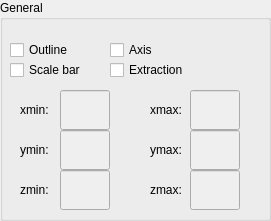
            <widget class="QGroupBox" name="groupBox_2">
             <property name="geometry">
              <rect>
               <x>0</x>
               <y>10</y>
               <width>271</width>
               <height>221</height>
              </rect>
             </property>
             <property name="minimumSize">
              <size>
               <width>230</width>
               <height>50</height>
              </size>
             </property>
             <property name="maximumSize">
              <size>
               <width>10000</width>
               <height>10000</height>
              </size>
             </property>
             <property name="title">
              <string>General</string>
             </property>
             <widget class="QCheckBox" name="axis_CB">
              <property name="geometry">
               <rect>
                <x>110</x>
                <y>40</y>
                <width>86</width>
                <height>20</height>
               </rect>
              </property>
              <property name="toolTip">
               <string>Check to show the xyz axis representation.</string>
              </property>
              <property name="text">
               <string>Axis</string>
              </property>
             </widget>
             <widget class="QCheckBox" name="scalarBar_CB">
              <property name="geometry">
               <rect>
                <x>10</x>
                <y>60</y>
                <width>86</width>
                <height>20</height>
               </rect>
              </property>
              <property name="toolTip">
               <string>Check to show the scale bar for the data plotted (magnitude for vector data)</string>
              </property>
              <property name="text">
               <string>Scale bar</string>
              </property>
             </widget>
             <widget class="QCheckBox" name="extract_CB">
              <property name="geometry">
               <rect>
                <x>110</x>
                <y>60</y>
                <width>91</width>
                <height>20</height>
               </rect>
              </property>
              <property name="toolTip">
               <string>Check to specify the range of data to be visualized</string>
              </property>
              <property name="text">
               <string>Extraction</string>
              </property>
             </widget>
             <widget class="QCheckBox" name="outline_CB">
              <property name="geometry">
               <rect>
                <x>10</x>
                <y>40</y>
                <width>86</width>
                <height>20</height>
               </rect>
              </property>
              <property name="toolTip">
               <string>Check to show the domain outline of visualizing data.</string>
              </property>
              <property name="text">
               <string>Outline</string>
              </property>
             </widget>
             <widget class="QLabel" name="label_18">
              <property name="geometry">
               <rect>
                <x>20</x>
                <y>90</y>
                <width>40</width>
                <height>40</height>
               </rect>
              </property>
              <property name="maximumSize">
               <size>
                <width>50</width>
                <height>16777215</height>
               </size>
              </property>
              <property name="text">
               <string>xmin:</string>
              </property>
             </widget>
             <widget class="QLineEdit" name="xmin_LE">
              <property name="enabled">
               <bool>false</bool>
              </property>
              <property name="geometry">
               <rect>
                <x>60</x>
                <y>90</y>
                <width>60</width>
                <height>40</height>
               </rect>
              </property>
              <property name="minimumSize">
               <size>
                <width>0</width>
                <height>0</height>
               </size>
              </property>
              <property name="maximumSize">
               <size>
                <width>50</width>
                <height>16777215</height>
               </size>
              </property>
             </widget>
             <widget class="QLabel" name="label_19">
              <property name="geometry">
               <rect>
                <x>150</x>
                <y>90</y>
                <width>40</width>
                <height>40</height>
               </rect>
              </property>
              <property name="maximumSize">
               <size>
                <width>50</width>
                <height>16777215</height>
               </size>
              </property>
              <property name="text">
               <string>xmax:</string>
              </property>
             </widget>
             <widget class="QLineEdit" name="xmax_LE">
              <property name="enabled">
               <bool>false</bool>
              </property>
              <property name="geometry">
               <rect>
                <x>190</x>
                <y>90</y>
                <width>60</width>
                <height>40</height>
               </rect>
              </property>
              <property name="minimumSize">
               <size>
                <width>0</width>
                <height>0</height>
               </size>
              </property>
              <property name="maximumSize">
               <size>
                <width>50</width>
                <height>16777215</height>
               </size>
              </property>
             </widget>
             <widget class="QLabel" name="label_21">
              <property name="geometry">
               <rect>
                <x>20</x>
                <y>130</y>
                <width>40</width>
                <height>40</height>
               </rect>
              </property>
              <property name="maximumSize">
               <size>
                <width>50</width>
                <height>16777215</height>
               </size>
              </property>
              <property name="text">
               <string>ymin:</string>
              </property>
             </widget>
             <widget class="QLineEdit" name="ymin_LE">
              <property name="enabled">
               <bool>false</bool>
              </property>
              <property name="geometry">
               <rect>
                <x>60</x>
                <y>130</y>
                <width>60</width>
                <height>40</height>
               </rect>
              </property>
              <property name="minimumSize">
               <size>
                <width>0</width>
                <height>0</height>
               </size>
              </property>
              <property name="maximumSize">
               <size>
                <width>50</width>
                <height>16777215</height>
               </size>
              </property>
             </widget>
             <widget class="QLabel" name="label_20">
              <property name="geometry">
               <rect>
                <x>150</x>
                <y>130</y>
                <width>40</width>
                <height>40</height>
               </rect>
              </property>
              <property name="maximumSize">
               <size>
                <width>50</width>
                <height>16777215</height>
               </size>
              </property>
              <property name="text">
               <string>ymax:</string>
              </property>
             </widget>
             <widget class="QLineEdit" name="ymax_LE">
              <property name="enabled">
               <bool>false</bool>
              </property>
              <property name="geometry">
               <rect>
                <x>190</x>
                <y>130</y>
                <width>60</width>
                <height>40</height>
               </rect>
              </property>
              <property name="minimumSize">
               <size>
                <width>0</width>
                <height>0</height>
               </size>
              </property>
              <property name="maximumSize">
               <size>
                <width>50</width>
                <height>16777215</height>
               </size>
              </property>
             </widget>
             <widget class="QLabel" name="label_23">
              <property name="geometry">
               <rect>
                <x>20</x>
                <y>170</y>
                <width>40</width>
                <height>40</height>
               </rect>
              </property>
              <property name="maximumSize">
               <size>
                <width>50</width>
                <height>16777215</height>
               </size>
              </property>
              <property name="text">
               <string>zmin:</string>
              </property>
             </widget>
             <widget class="QLineEdit" name="zmin_LE">
              <property name="enabled">
               <bool>false</bool>
              </property>
              <property name="geometry">
               <rect>
                <x>60</x>
                <y>170</y>
                <width>60</width>
                <height>40</height>
               </rect>
              </property>
              <property name="minimumSize">
               <size>
                <width>0</width>
                <height>0</height>
               </size>
              </property>
              <property name="maximumSize">
               <size>
                <width>50</width>
                <height>16777215</height>
               </size>
              </property>
             </widget>
             <widget class="QLabel" name="label_22">
              <property name="geometry">
               <rect>
                <x>150</x>
                <y>170</y>
                <width>40</width>
                <height>40</height>
               </rect>
              </property>
              <property name="maximumSize">
               <size>
                <width>50</width>
                <height>16777215</height>
               </size>
              </property>
              <property name="text">
               <string>zmax:</string>
              </property>
             </widget>
             <widget class="QLineEdit" name="zmax_LE">
              <property name="enabled">
               <bool>false</bool>
              </property>
              <property name="geometry">
               <rect>
                <x>190</x>
                <y>170</y>
                <width>60</width>
                <height>40</height>
               </rect>
              </property>
              <property name="minimumSize">
               <size>
                <width>0</width>
                <height>0</height>
               </size>
              </property>
              <property name="maximumSize">
               <size>
                <width>50</width>
                <height>16777215</height>
               </size>
              </property>
             </widget>
            </widget>
